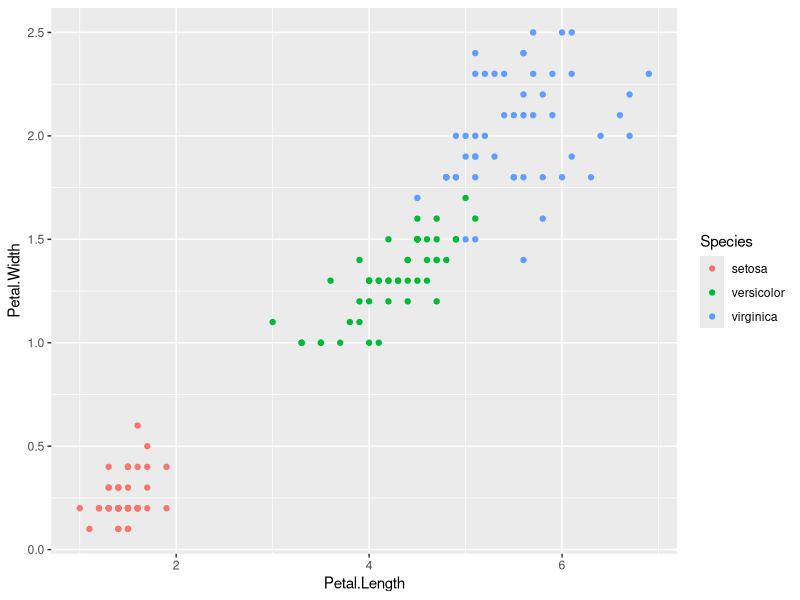
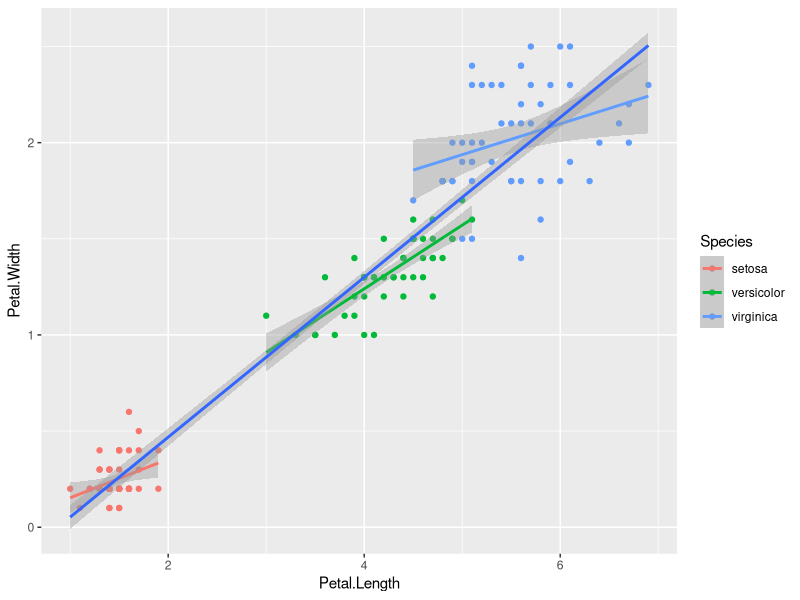
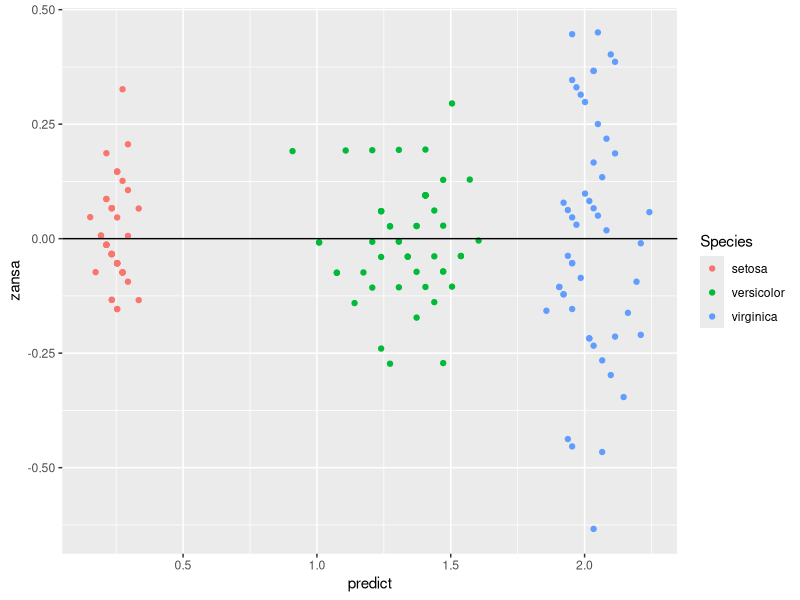
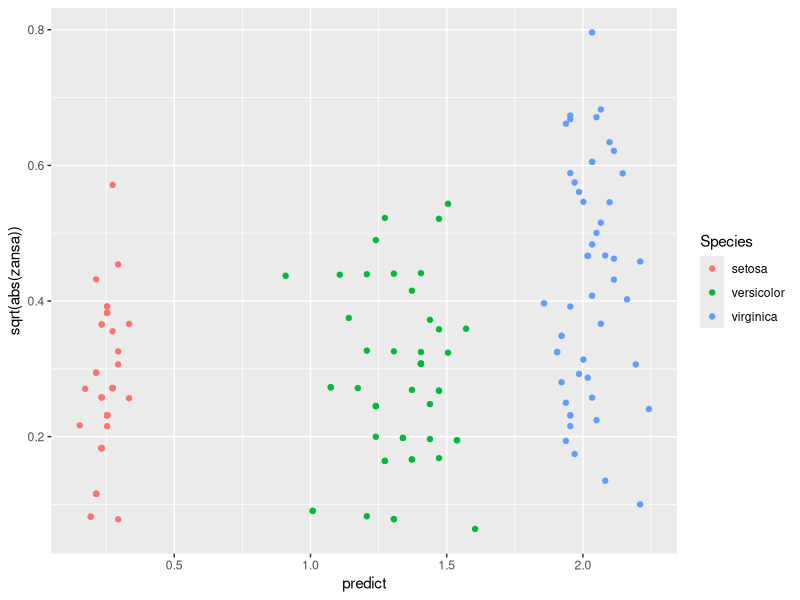
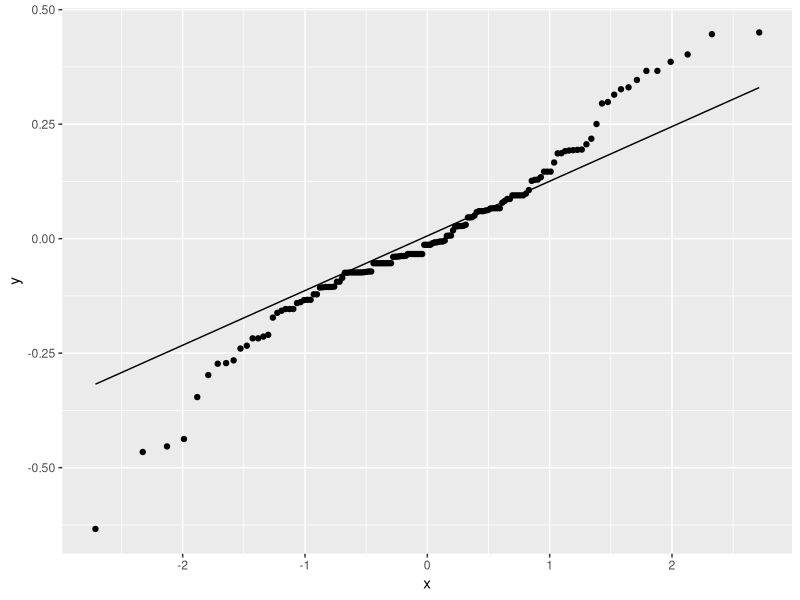
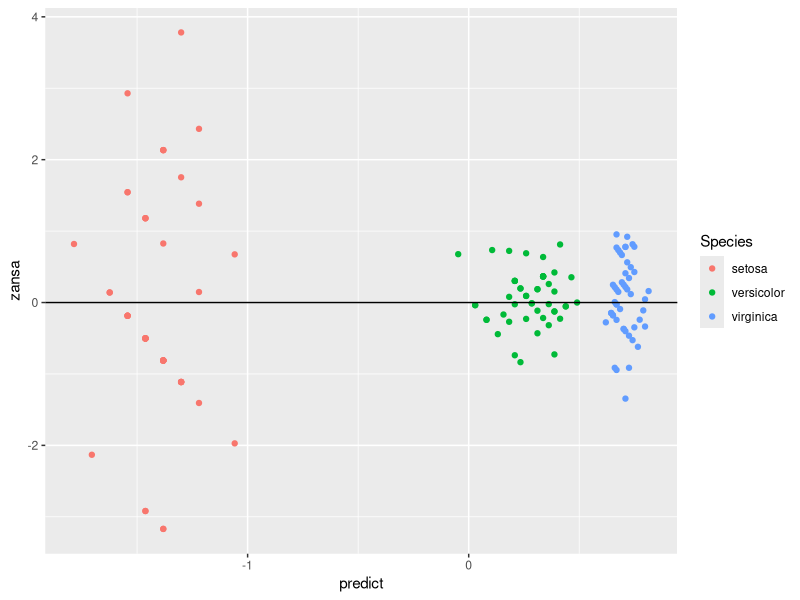
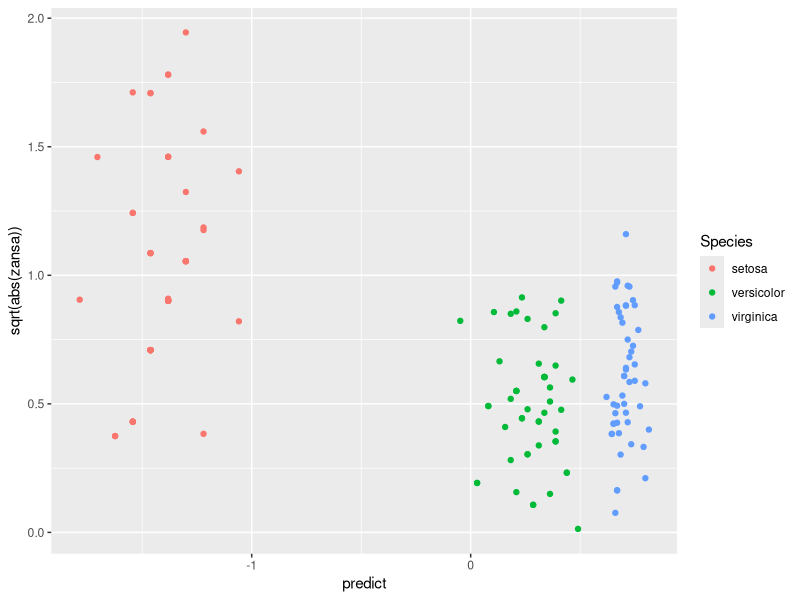
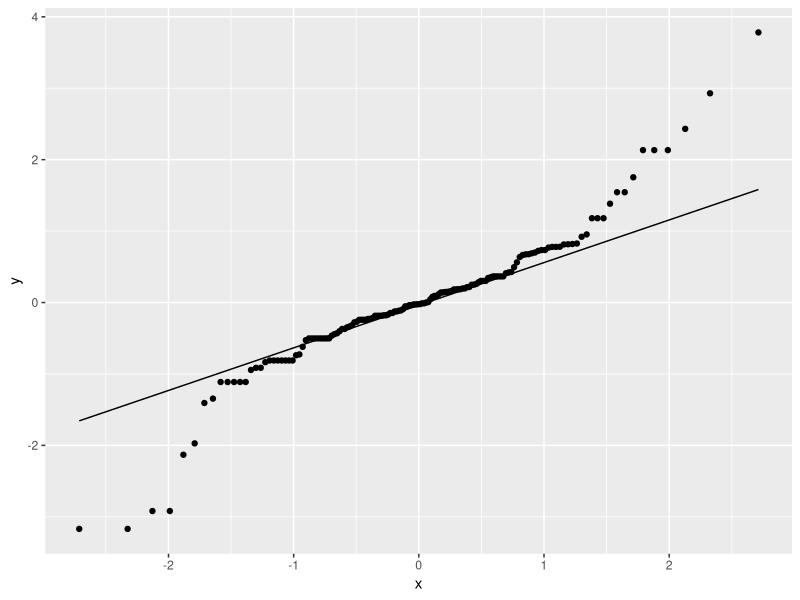

The R source for these figures, in order:
# 一般化線形モデルの解析
# Generalized Linear Model
# 2026-09-09
# Greg Nishihara

# パッケージの読み込み
library(tidyverse)
library(emmeans)
library(marginaleffects)

irisdf = iris |> as_tibble()

ggplot(irisdf) + 
  geom_point(
    aes(
      x = Petal.Length,
      y = Petal.Width,
      color = Species
    )
  )

###################################
# 検討するモデル
# 応答変数： Petal.Width
# 説明変数： Petal.Length, Species
# モデル： Petal.Width ~ Petal.Length + Species + Petal.Length:Species

# モデル比較： AIC

model01 = glm(Petal.Width ~ 1, data = irisdf) # ヌルモデル (null model)
model02 = glm(Petal.Width ~ Species, data = irisdf)
model03 = glm(Petal.Width ~ Petal.Length, data = irisdf)
model04 = glm(Petal.Width ~ Petal.Length + Species, data = irisdf)
model05 = glm(Petal.Width ~ Petal.Length + Species + Petal.Length:Species, data = irisdf)

# AIC 一番低い値がもっともいいモデル
AIC(model01, model02, model03, model04, model05)
# model05 の AICが最も低いので選択する

summary(model05) # 計数表

# モデルの診断

ggplot(irisdf) + 
  geom_point(aes(x = Petal.Length, y = Petal.Width, color = Species)) +
  geom_smooth(aes(x = Petal.Length, y = Petal.Width, color = Species),
              method = "glm", formula = y ~ x) +
  geom_smooth(aes(x = Petal.Length, y = Petal.Width),
              method = "glm", formula = y ~ x) 
  

irisdf2 = 
  irisdf |> 
  mutate(
    zansa = residuals(model05),
    predict = predict(model05)
  ) 

# 残渣・期待値のプロット
ggplot(irisdf2) + 
  geom_point(
    aes(
      x = predict, 
      y = zansa,
      color = Species
    )
  ) +
  geom_hline(yintercept = 0)

# 残渣・期待値のプロット 2 
ggplot(irisdf2) + 
  geom_point(
    aes(
      x = predict, 
      y = sqrt(abs(zansa)),
      color = Species
    )
  ) 

# QQプロット（残渣が正規分布に従うかを確認）
ggplot(irisdf2) + 
  geom_qq(aes(sample = zansa)) +
  geom_qq_line(aes(sample = zansa))



###################################
# 検討するモデル
# 分布：ガンマ
# リンク：log
# 応答変数： Petal.Width
# 説明変数： Petal.Length, Species
# モデル： Petal.Width ~ Petal.Length + Species + Petal.Length:Species

# モデル比較： AIC

model01 = glm(Petal.Width ~ 1, data = irisdf, family = Gamma("log")) # ヌルモデル (null model)
model02 = glm(Petal.Width ~ Species, data = irisdf, family = Gamma("log"))
model03 = glm(Petal.Width ~ Petal.Length, data = irisdf, family = Gamma("log"))
model04 = glm(Petal.Width ~ Petal.Length + Species, data = irisdf, family = Gamma("log"))
model05 = glm(Petal.Width ~ Petal.Length + Species + Petal.Length:Species, data = irisdf, family = Gamma("log"))

# AIC 一番低い値がもっともいいモデル
AIC(model01, model02, model03, model04, model05)
# model05 の AICが最も低いので選択する

# qresiduals: ランダム化残渣
# glm（正規分布以外の） の残渣に使う残渣
irisdf2 = 
  irisdf |> 
  mutate(
    zansa = statmod::qresiduals(model05),
    predict = predict(model05)
  )

# 残渣・期待値のプロット
ggplot(irisdf2) + 
  geom_point(
    aes(
      x = predict, 
      y = zansa,
      color = Species
    )
  ) +
  geom_hline(yintercept = 0)

# 残渣・期待値のプロット 2 
ggplot(irisdf2) + 
  geom_point(
    aes(
      x = predict, 
      y = sqrt(abs(zansa)),
      color = Species
    )
  ) 

# QQプロット（残渣が正規分布に従うかを確認）
ggplot(irisdf2) + 
  geom_qq(aes(sample = zansa)) +
  geom_qq_line(aes(sample = zansa))

#########################################
ggplot(irisdf) + 
  geom_point(
    aes(
      x = Petal.Length,
      y = Petal.Width,
      color = Species
    )
  )


fullmodel = glm(Petal.Width ~ Petal.Length * Sepal.Length * Species, data = irisdf, family = Gamma("log"))
model01 = glm(Petal.Width ~ Petal.Length + Sepal.Length + Species, data = irisdf, family = Gamma("log"))
model02 = glm(Petal.Width ~ Petal.Length * Sepal.Length + Species, data = irisdf, family = Gamma("log"))
model03 = glm(Petal.Width ~ (Petal.Length + Sepal.Length) * Species, data = irisdf, family = Gamma("log"))

AIC(fullmodel, model01, model02, model03)

# model02:
# PW ~ PL + SL + Species + PL:SL


# qresiduals: ランダム化残渣
# glm（正規分布以外の） の残渣に使う残渣
irisdf2 = 
  irisdf |> 
  mutate(
    zansa = statmod::qresiduals(model03),
    predict = predict(model03)
  )

# 残渣・期待値のプロット
ggplot(irisdf2) + 
  geom_point(
    aes(
      x = predict, 
      y = zansa,
      color = Species
    )
  ) +
  geom_hline(yintercept = 0)

# 残渣・期待値のプロット 2 
ggplot(irisdf2) + 
  geom_point(
    aes(
      x = predict, 
      y = sqrt(abs(zansa)),
      color = Species
    )
  ) 

# QQプロット（残渣が正規分布に従うかを確認）
ggplot(irisdf2) + 
  geom_qq(aes(sample = zansa)) +
  geom_qq_line(aes(sample = zansa))



#########################################
ggplot(irisdf) + 
  geom_point(
    aes(
      y = (Petal.Length),
      x = (Petal.Width),
      color = Species
    )
  )

irisdf = irisdf |> mutate(PW2 = Petal.Width, PL2 = Petal.Length)

fullmodel = glm(PL2 ~ PW2 * Species, data = irisdf, family = Gamma("log"))
model01   = glm(PL2 ~ PW2 + Species, data = irisdf, family = Gamma("log"))

AIC(fullmodel, model01)

# fullmodel:
# PL2 ~ PW2 + Species PW2:Species


# qresiduals: ランダム化残渣
# glm（正規分布以外の） の残渣に使う残渣
irisdf2 = 
  irisdf |> 
  mutate(
    zansa = statmod::qresiduals(fullmodel),
    predict = predict(fullmodel)
  )

# 残渣・期待値のプロット
ggplot(irisdf2) + 
  geom_point(
    aes(
      x = predict, 
      y = zansa,
      color = Species
    )
  ) +
  geom_hline(yintercept = 0)

# 残渣・期待値のプロット 2 
ggplot(irisdf2) + 
  geom_point(
    aes(
      x = predict, 
      y = sqrt(abs(zansa)),
      color = Species
    )
  )+
  geom_smooth(
    aes(
      x = predict, 
      y = sqrt(abs(zansa))
    )
  )

# QQプロット（残渣が正規分布に従うかを確認）
ggplot(irisdf2) + 
  geom_qq(aes(sample = zansa)) +
  geom_qq_line(aes(sample = zansa))

summary(fullmodel)


# モデルとデータの図

## モデル線を描くための情報を整える
pdata = irisdf2 |> 
  group_by(Species) |> 
  expand(Petal.Width = seq(min(Petal.Width), max(Petal.Width), length = 21)) |> 
  mutate(PW2 = Petal.Width) |> 
  ungroup()
tmp = predict(fullmodel, newdata = pdata, se.fit = TRUE, type = "link") |> 
  as_tibble()
pdata = bind_cols(pdata, tmp)
